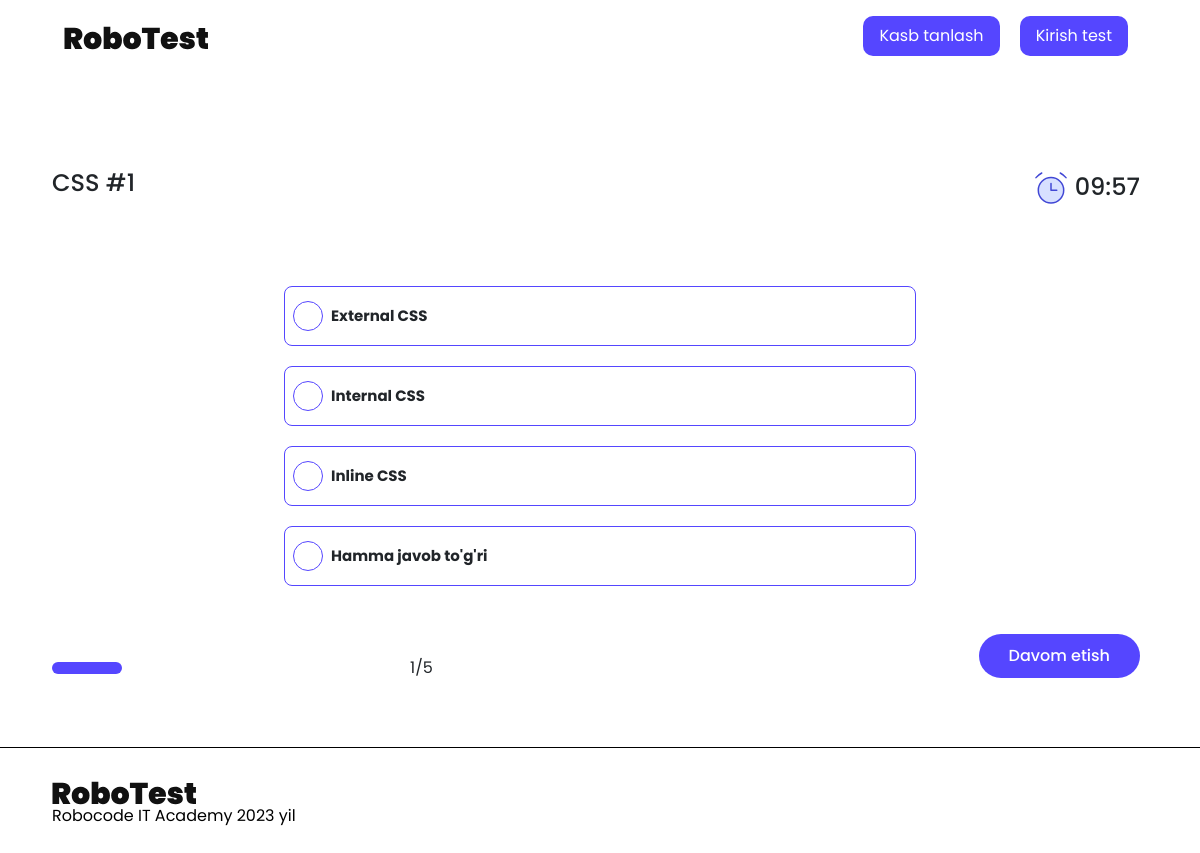
The app's page /start_question/css/0/ with its own data.
### quiz/models.py (models this page shows, shortened)
class Quiz(models.Model):
    title = models.CharField(max_length=255, default='')
    slug = models.SlugField(max_length=255, unique=True)
    created_at = models.DateTimeField(auto_now_add=True)
    times_taken = models.IntegerField(default=0)
    image = models.ImageField(
        upload_to='quiz_image/', blank=True, null=True)
    @property
    def question_count(self):
        return self.questions.count()
    class Meta:
        verbose_name_plural = "Quizzes"
        ordering = ['id']

class Question(models.Model):
    label = QuillField()
    order = models.PositiveIntegerField(blank=True, null=True)
    point = models.FloatField(default=3.3)
    image = models.ImageField(
        upload_to='question_image/', blank=True, null=True)
    quiz = models.ForeignKey(
        Quiz, on_delete=models.CASCADE, related_name='questions')
    class Meta:
        ordering = ['order']

class Answer(models.Model):
    text = models.TextField(max_length=150)
    is_correct = models.BooleanField(default=False)
    question = models.ForeignKey(
        Question, on_delete=models.CASCADE, related_name='answers')

### quiz/views.py (the view)
class StartQuestion(View):
    def get(self, request, slug, order, *args, **kwargs):
        if request.GET.get('answer'):
            send_answer = Answer.objects.get(id=request.GET.get('answer'))
            if send_answer.is_correct:
                answer_in_session(self.request, order)
                self.request.session['answer'] = self.request.session['answer'] + 1
                self.request.session.save()
        quiz = Quiz.objects.get(slug=slug)
        if order == quiz.question_count:
            return redirect('quiz:result', slug)
        question = Question.objects.filter(order=order+1, quiz=quiz).first()
        answers = Answer.objects.filter(question=question)
        data = {
            'quiz': quiz,
            'question': question,
            'answers': answers,
            'progress': round((question.order/quiz.question_count)*100),
        }
        return render(request, 'quiz.html', context=data)

### templates/quiz.html (shortened to what this page needs)
{% extends 'base.html' %}
{% load static %}
{% block content %}
<div class="container">
    <div class="quiz-wrapper">
        <div class="quiz-info_wrapper">
            <div class="d-flex justify-content-between align-items-center mt-5">
                <div class="row">
                    <div class="col-sm-12">
                        <h4 class="text-center h4">{{quiz.title}} #{{question.order}}</h4>
                    </div>
                </div>
                <div class="d-flex align-items-center">
                    <img src="{% static './assets/icons/Group.svg' %}" alt="">
                    <h4 class="h4 mx-2 my-3"><span id="minutes"></span>:<span id="seconds"></span></h4>
                </div>
            </div>
            <div class="d-flex justify-content-center align-items-center my-5">
                <div class="answer_list">
                    {% for answer in answers.all %}
                    <div class="d-flex justify-content-start px-2 gap-2" id="{{answer.id}}">
                        <button class="answer "></button>
                        <p class="w-75 fw-bolder p">{{answer.text}}</p>
                    </div>
                    {% endfor %}
                </div>
            </div>
            <div class="d-flex align-items-center justify-content-between progress_wrapper">
                <div class="d-flex align-items-center progress_bar_wrapper">
                    <div id="progress">
                        <span id="progress_bar" style="width:{{progress}}%;"></span>
                    </div>
                    <span class="px-2">{{question.order}}/{{quiz.question_count}}</span>
                </div>
                <form action="{% url 'quiz:start_question' quiz.slug question.order %}" method="get">
                    <a href="">
                        <button type="submit" class="button-success  mx-2 d-none-btn d-flex justify-content-end mb-4">
                            Davom etish
                        </button>
                    </a>
                </form>
            </div>
        </div>
    </div>
</div>
{% endblock %}

### staticfiles/assets/css/home_page.css (style rules this page uses)
* { font-family: "Poppins", sans-serif; text-decoration: none !important; list-style-type: none !important; }
.container { max-width: 1120px; margin: auto; }
body { background: #fff; }

### staticfiles/assets/css/quiz.css (style rules this page uses)
* { margin: 0; padding: 0; box-sizing: border-box; font-size: "Poppins"; text-decoration: none; list-style-type: none; }
body { background-color: #d3efea; }
.container { max-width: 1120px; margin: auto; }
.answer_list > div { width: 632px; height: 60px; border: 1px solid #5546ff; margin-top: 20px; border-radius: 8px; display: flex; align-items: center !important; background-color: white; font-size: 15px; cursor: pointer; }
.answer_list div p { margin: 0px !important; }
.answer { width: 30px; height: 30px; border: none; outline: none; border-radius: 100px; border: 1px solid #5546ff; background-color: transparent; }
.button-success { background: #5546ff; padding: 10px 30px; font-size: 16px; font-weight: 500; color: #fff; border-radius: 35px; border: none; }
#progress { width: 350px; height: 12px; background: #fff; border-radius: 16px; }
#progress #progress_bar { width: 25%; height: 12px; background: #5546ff; display: block; border-radius: 16px; }
.quiz-wrapper { min-height: 85.4vh; display: flex; justify-content: center; align-items: center; }
.quiz-info_wrapper { width: 100%; }

### staticfiles/assets/css/profile.css (style rules this page uses)
* { font-family: "Poppins", sans-serif; }
body { background-color:white; }
a { text-decoration: none; color: black; }
.container { max-width: 1120px; margin: auto; }

### staticfiles/assets/css/quiz_result.css (style rules this page uses)
.container { max-width: 1120px; margin: auto; }

### records on screen
Quiz: title "CSS", question_count "5"
Question: order "1"
Answer: text "External CSS"
Answer: text "Internal CSS"
Answer: text "Inline CSS"
Answer: text "Hamma javob to'g'ri"
